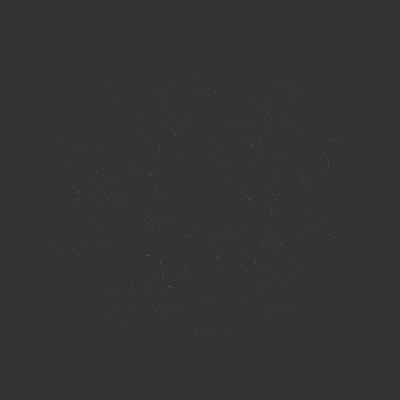
Frame 1 (no input)
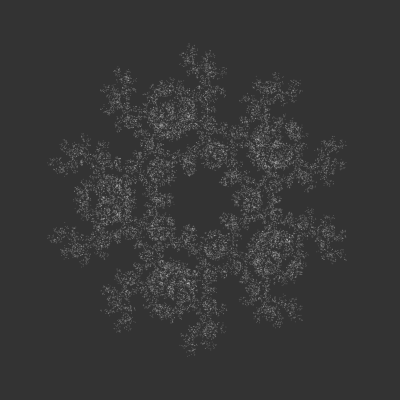
Frame 60 (no input)
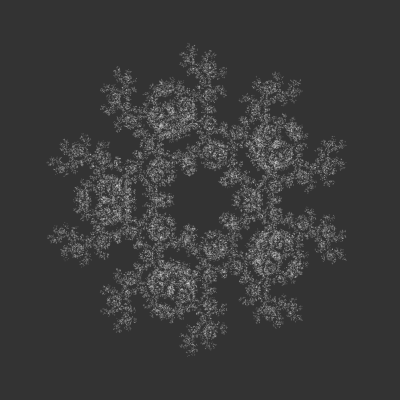
Frame 120 (the mouse pressed at the canvas centre since frame 60)

The p5.js sketch that drew these frames (run headless with seeded random() and noise() and a simulated clock; from frame 60 on, the mouse is pressed at the canvas centre):

// p5.js sketch
// ── sketch.js
// Chaos Game - Part 2: Pentagonal n-flake
// 5-vertex chaos game with constraint: chosen vertex != previous vertex

const margin = 10;
const points = [];
const n = 5;
let current;
let previous;
const factor = 0.5;

function setup() {
    createCanvas(400, 400);
    const w = width - 2 * margin;
    const h = height - 2 * margin;

    for (let i = 0; i < n; i++) {
        const v = p5.Vector.fromAngle(i * TWO_PI / n);
        v.mult(w / 2);
        v.add(w / 2, h / 2);
        points.push(v);
    }

    current = createVector(random(w), random(h));
    background(51);
    stroke(255);
    strokeWeight(8);
}

function draw() {
    translate(margin, margin);
    for (let i = 0; i < 500; i++) {
        stroke(255, 50);
        strokeWeight(1);
        const next = random(points);
        if (next !== previous) {
            current.x = lerp(current.x, next.x, factor);
            current.y = lerp(current.y, next.y, factor);
            point(current.x, current.y);
        }
        previous = next;
    }
}
